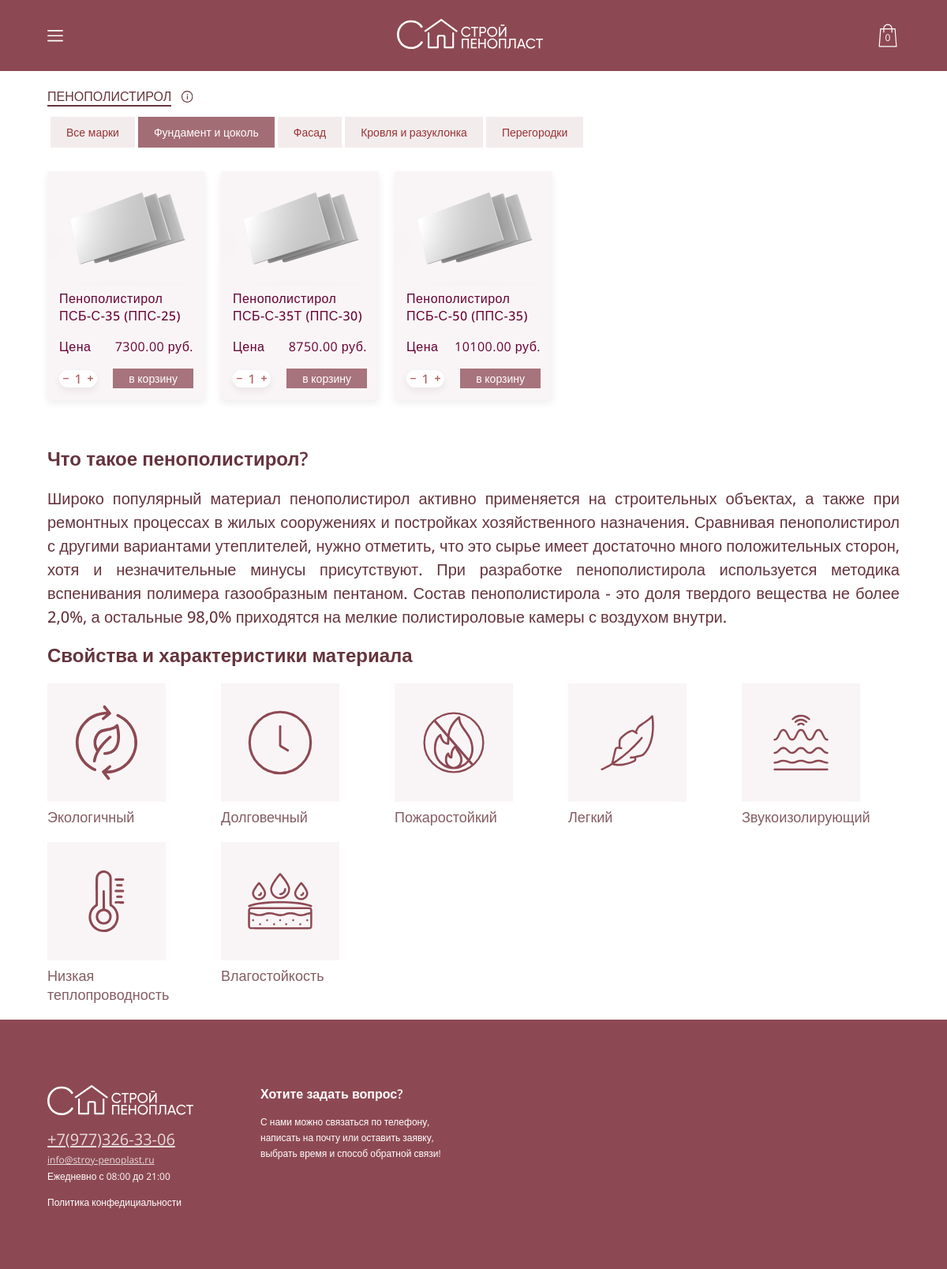
Screenshot of /shop/penopolistirol/fundament with the database file from the repository.
### shop/models.py (models this page shows, shortened)
class ApplicationName(models.Model):
    application_name = models.CharField(max_length=200)
    def __str__(self) -> str:
        return f"{self.application_name}"

class Products(models.Model):
    product_type = models.ForeignKey(ProductTypes, on_delete=models.PROTECT)
    application = models.ForeignKey(ApplicationName, on_delete=models.PROTECT)
    product_name = models.CharField(max_length=200)
    image = models.CharField(max_length=200, blank=True)
    price = models.DecimalField(max_digits=10, decimal_places=2)
    unit = models.CharField(max_length=200, blank=True)
    character1 = models.CharField(max_length=200, blank=True)
    character2 = models.CharField(max_length=200, blank=True)
    character3 = models.CharField(max_length=200, blank=True)
    character4 = models.CharField(max_length=200, blank=True)
    description = models.TextField(blank=True)

### shop/views.py (the view)
# urls.py: path('penopolistirol/fundament', views.shop_penopolistirol_fundament, name='shop'),
def shop_penopolistirol_fundament(request):
    return shop_view_application(request, 1, 2, 'Фундамент и цоколь', 'ПЕНОПОЛИСТИРОЛ')

### functions/load_cart_info.py (called while the page is built, shortened)
def mobile_cart(request):
    cart_info = request.COOKIES.get('cart_info', 'default')
    carts = get_list_or_404(Carts)
    cart_empty = True
    items = []
    total_price = 0
    total_amount = 0
    for cart in carts:
        if cart.user_id == cart_info and cart_info != 'default':
            total_price += int(cart.cart_product.price) * int(cart.amount)
            total_amount += int(cart.amount)
            cart_empty = False
            items.append({
                'product_name': cart.cart_product.product_name,
                'image': cart.cart_product.image,
                'price' : cart.cart_product.price,
                'amount': cart.amount,
                'id': cart.cart_product.id
            })
    if cart_empty:
        context = {
            'cart_empty': True,
            'amount': 0,
            'price': 0
        }
        return (context, 'default')

### shop/views.py (called while the page is built)
def get_menu(type, active):
    product =  get_object_or_404(ProductTypes, id=type)
    menu_items = get_list_or_404(ProductMenus, product_type = product)
    items = []
    for menu in menu_items:
        if str(menu.application) == active:
            items.append({'name': str(menu.application), 'link': menu.link, 'active': True})
        else:
            items.append({'name': str(menu.application), 'link': menu.link, 'active': False})
    return items

def shop_view_application(request, type_id, application_id, application, product_type):
    template = loader.get_template('shop.html')
    context, cart_name = mobile_cart(request)
    kek = get_list_or_404(Products, application = application_id)
    menu = get_menu(type_id, application)
    context.update({'kek': kek, 'menu': menu, 'product_type': product_type})
    rendered_template =  HttpResponse(template.render(context, request))
    rendered_template.set_cookie('cart_info', cart_name)
    return rendered_template

### shop/templates/shop.html (shortened to what this page needs)
{% load static %}
<!DOCTYPE html>
<html lang="en">
<head>
    <link rel="stylesheet" href="{% static 'shop.css' %}">
</head>
<body>
    {% include 'header.html' %}
    {% include 'footer.html' %}
    {% include 'shop_content.html' %}
</body>
</html>

### shop/templates/shop_content.html (shortened to what this page needs)
{% block content %}
{% load static %}
<div class="content">
    <div class="shop_title">
        <h1>{{ product_type }}</h1>
        <img src="{% static 'images/shop/info.svg' %}" alt="">
    </div>
    {% if menu %}
    <div class="shop_filter">
        {% for item in menu %}
            <a href="{{item.link}}"><div class="shop_filter-item {% if item.active %}item-active{% endif %}">{{ item.name }}</div></a>
        {% endfor %}
    </div>
    {% endif %}
    <div class="shop_body">
        {% for product in kek %}
        <div class="shop_body-item" data-name="{{product.product_name}}" style="cursor: pointer;">
            <div class="shop_body-item_img" style="background-image: url({% static product.image %})"></div>
            <div class="shop_body-item_content">
                <h1 class="shop_body-item_name">{{product.product_name}}</h1>
                <div class="shop_body-item_price-block">
                    <h1 class="shop_body-item_price-title">Цена</h1>
                    <h1 class="shop_body-item_price">{{ product.price }} руб.</h1>
                </div>
                <div class="shop_body-item_btns">
                    <div class="shop_body-item_amount">
                        <div class="item_minus" id="shop_item-minus{{forloop.counter}}"></div>
                        <img src="{% static 'images/shop/minus.svg' %}">
                        <p class="shop_body-item_amount-amount" id="shop_item-count{{forloop.counter}}">1</p>
                        <img src="{% static 'images/shop/plus.svg' %}" alt="">
                        <div class="item_plus" id="shop_item-plus{{forloop.counter}}" ></div>
                    </div>
                    <div class="shop_body-item_tocart"  id="shop_item-btn{{forloop.counter}}" data-product="{{ product.id }}">
                        в корзину
                    </div>
                </div>
            </div>
        </div>
        {% endfor %}
    </div>
    {% if product_type == 'ПЕНОПОЛИСТИРОЛ' %}
        {% include 'products/penopolistirol.html' %}
    {%endif%}
</div>
{% endblock %}

### rows the page displays
ApplicationName: name "Все марки"
ApplicationName: name "Фундамент и цоколь"
ApplicationName: name "Фасад"
ApplicationName: name "Кровля и разуклонка"
ApplicationName: name "Перегородки"
Products: image (picture), product_name "Пенополистирол ПСБ-С-35 (ППС-25)", price "7300.00"
Products: image (picture), product_name "Пенополистирол ПСБ-С-35Т (ППС-30)", price "8750.00"
Products: image (picture), product_name "Пенополистирол ПСБ-С-50 (ППС-35)", price "10100.00"

### other values shown
{{ product_type }} "ПЕНОПОЛИСТИРОЛ"
